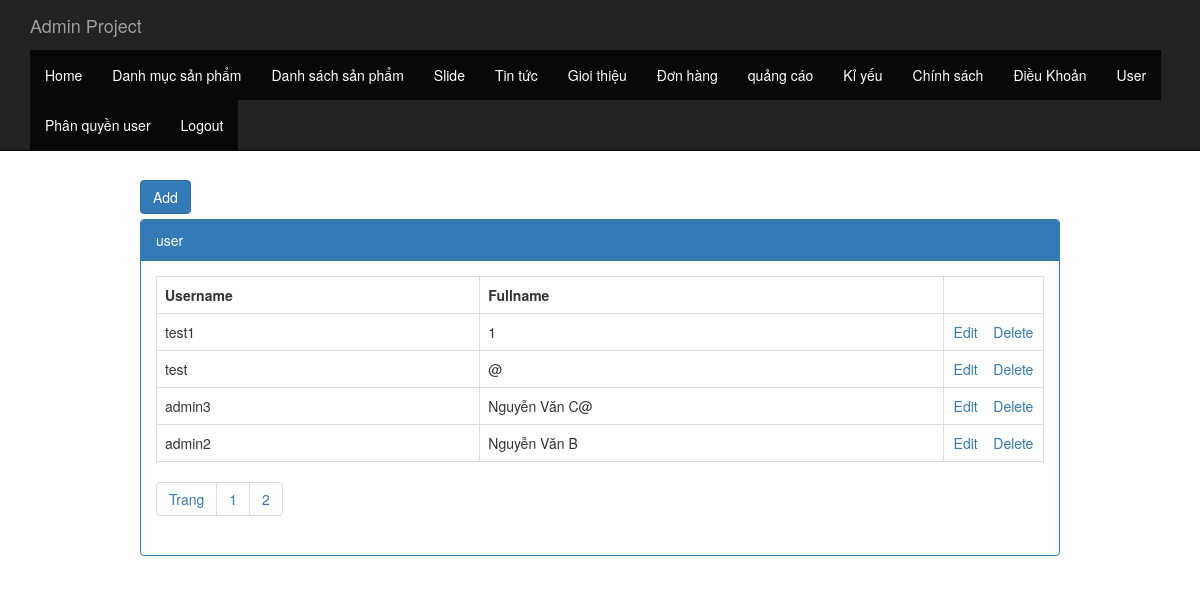
Page /quan-li-web?controller=user (signed in) on the committed database.
### tables this page shows
CREATE TABLE `tbl_user` (
  `pk_user_id` int(11) NOT NULL,
  `c_username` varchar(500) NOT NULL,
  `c_password` varchar(500) NOT NULL,
  `c_fullname` varchar(500) NOT NULL
);

### controller/backend/controller_user.php (called while the page is built, shortened)
<?php
      class controller_user extends controller{
        public function __construct() {
          $record_per_page = 4;
          $total_recod = $this -> model -> num_rows("select * from tbl_user");
          $num_page = ceil ($total_recod/$record_per_page);
          $p = isset($_GET["p"])&& $_GET["p"]>0?($_GET["p"]-1):0;
          $from = $p*$record_per_page;
          $arr = $this -> model -> fetch ("select * from tbl_user order by pk_user_id desc limit $from,$record_per_page");
          require "view/backend/view_user.php";
        }
      }
        new controller_user();
 ?>

### application/controller.php (called while the page is built, shortened)
<?php
	class controller{
		public function __construct(){
			$this->model = new model();
		}
	}
?>

### application/model.php (called while the page is built, shortened)
<?php
	$conn = mysqli_connect($hostname,$username,$password,$database);
	mysqli_set_charset($conn,"UTF8");
	class model{
		public function fetch($sql){
			global $conn;
			$result = mysqli_query($conn,$sql);
			$arr = array();
			while($rows = mysqli_fetch_object($result))
				$arr[] = $rows;
			return $arr;
		}
		public function num_rows($sql){
			global $conn;
			$result = mysqli_query($conn,$sql);
			return mysqli_num_rows($result);
		}
	}
 ?>

### view/backend/view_user.php (the view, shortened to what this page needs)
<!DOCTYPE html>
<html>
  <head>
    <link rel="stylesheet" type="text/css" href="public/backend/css/bootstrap.min.css">
  </head>
  <body>
        <div class="col-md-10 col-md-offset-1" >
          <div style="margin-bottom: 5px;"><a href="admin.php?controller=add_edit_user&act=add" class="btn btn-primary">Add</a></div>
            <div class="panel panel-primary">
                <div class="panel-heading">user</div>
                    <div class="panel-body">
                        <table class="table table-hover table-bordered">
                          <tr>
                            <th>Username</th>
                            <th>Fullname</th>
                            <th style="width: 100px;"></th>
                          </tr>
                          <?php
                              foreach ($arr as $rows)
                              {
                          ?>
                          <tr>
                              <td><?php echo $rows->c_username; ?></td>
                              <td><?php echo $rows->c_fullname; ?></td>
                             <td style="text-align: center;">
                               <a href="admin.php?controller=add_edit_user&act=edit&id=<?php echo $rows->pk_user_id; ?>">Edit</a> &nbsp;&nbsp;
                                <a onclick="return window.confirm('Bạn muốn xóa không');" href="admin.php?controller=user&act=edit&act=delete&id=<?php echo $rows->pk_user_id; ?>">Delete</a>
                             </td>
                          </tr>
                        <?php } ?>
                        </table>
                        <ul class="pagination" style="padding: 0px; margin-top: 0px;">
                          <li><a href="">Trang</a></li>
                          <?php
                            for($i=1;$i<=$num_page;$i++)
                            {
                          ?>
                          <li><a href="admin.php?controller=user&p=<?php echo $i; ?>"><?php echo $i; ?></a></li>
                          <?php } ?>
                        </ul>
                    </div>
            </div>
        </div>
  </body>
</html>

### rows in the picture
tbl_user: c_username "test1", c_fullname "1"
tbl_user: c_username "test", c_fullname "@"
tbl_user: c_username "admin3", c_fullname "Nguyễn Văn C@"
tbl_user: c_username "admin2", c_fullname "Nguyễn Văn B"
